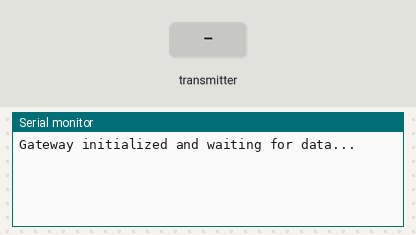
Recording of a sketch running on a simulated ESP32. Parts: the last lines printed to the serial monitor. The inputs (shaded band) are chosen by the test bench.

Above: at 1.2 s.
1.3 s: the transmitter starts sending nodeID = 0
At 1.66 s:
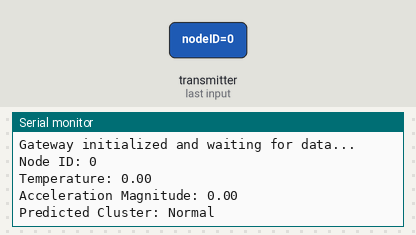
2.8 s: the transmitter starts sending temperature = 25
At 3.16 s:
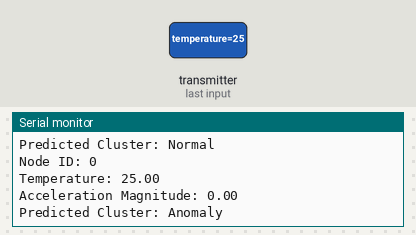
4.8 s: the transmitter starts sending accelX = 25
6.3 s: the transmitter starts sending accelY = 25
7.8 s: the transmitter starts sending accelZ = 25
9.3 s: the transmitter starts sending nodeID = 64
Timing chart, 0 to 11.8 s (numbered marks = the images above; inputs shaded):
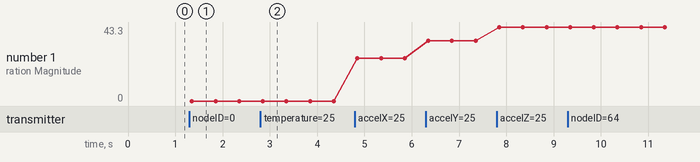

Measured:
- after the input at 1.3 s, the serial monitor: prints a new line after 0.05 s (image 1)
- after the input at 2.8 s, the serial monitor: prints a new line after 0.05 s (image 2)
- plotted number 1: 25 → 35.36 after the input at 6.3 s, 35.36 → 43.3 after the input at 7.8 s

The sketch:

KMeansModel.ino
```cpp
#include <esp_now.h>
#include <WiFi.h>
#include <math.h>

// Define number of clusters and features
#define N_CLUSTERS 2
#define N_FEATURES 2

// Centroids of the KMeans model (from your trained model)
float centroids[N_CLUSTERS][N_FEATURES] = {
    {-0.10482739, -0.77115239},  // Cluster 1
    { 0.14144518,  1.04052753}   // Cluster 2
};

// Structure to hold sensor data
typedef struct struct_message {
  uint8_t nodeID;          // Unique ID for each node
  float temperature;
  float accelX;
  float accelY;
  float accelZ;
} struct_message;

struct_message receivedData;

// Function to calculate Euclidean distance between two points
float euclidean_distance(float* point1, float* point2) {
    float distance = 0.0;
    for (int i = 0; i < N_FEATURES; i++) {
        distance += (point1[i] - point2[i]) * (point1[i] - point2[i]);
    }
    return sqrt(distance);
}

// Function to predict the cluster for a new data point
int predict_cluster(float* new_point) {
    int closest_cluster = 0;
    float min_distance = euclidean_distance(new_point, centroids[0]);

    for (int i = 1; i < N_CLUSTERS; i++) {
        float distance = euclidean_distance(new_point, centroids[i]);
        if (distance < min_distance) {
            min_distance = distance;
            closest_cluster = i;
        }
    }
    return closest_cluster;
}

// Callback function to handle received data
void onDataRecv(const esp_now_recv_info* recv_info, const uint8_t *data, int len) {
  // Copy received data into the structure
  memcpy(&receivedData, data, sizeof(receivedData));

  // Calculate the acceleration magnitude
  float accel_magnitude = sqrt(pow(receivedData.accelX, 2) + pow(receivedData.accelY, 2) + pow(receivedData.accelZ, 2));
  float features[N_FEATURES] = {receivedData.temperature, accel_magnitude};

  // Predict cluster for the received data point
  int predicted_cluster = predict_cluster(features);

  // Print received data and prediction result
  Serial.print("Node ID: ");
  Serial.println(receivedData.nodeID);
  Serial.print("Temperature: ");
  Serial.println(receivedData.temperature);

  // Print calculated acceleration magnitude instead of individual acceleration values
  Serial.print("Acceleration Magnitude: ");
  Serial.println(accel_magnitude);

  Serial.print("Predicted Cluster: ");
  Serial.println(predicted_cluster == 0 ? "Normal" : "Anomaly");
  Serial.println();
}

void setup() {
  Serial.begin(115200);

  // Initialize WiFi in Station mode
  WiFi.mode(WIFI_STA);

  // Initialize ESP-NOW
  if (esp_now_init() != ESP_OK) {
    Serial.println("Error initializing ESP-NOW");
    return;
  }

  // Register the receive callback function
  esp_now_register_recv_cb(onDataRecv);

  Serial.println("Gateway initialized and waiting for data...");
}

void loop() {
  // Nothing to do here, just wait for incoming data
  delay(1000);
}
```
